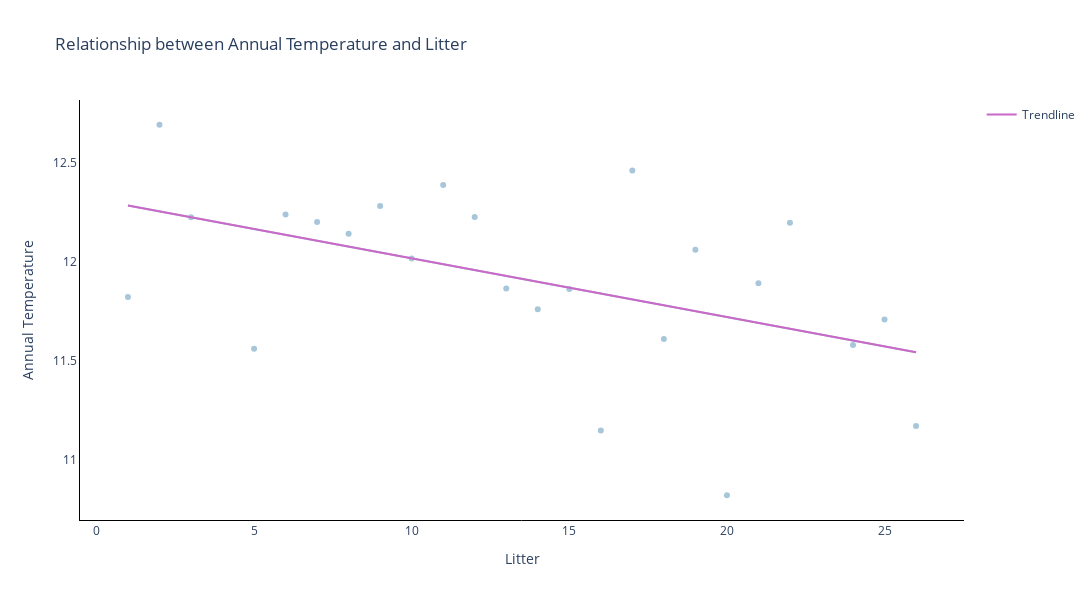

Here is the notebook cell this chart was saved with:
### Code cell
# plot a line graph
fig = px.scatter(litter_4_5, x='litter', y='t_annual', trendline = 'ols', title='Relationship between Annual Temperature and Litter',color_discrete_sequence=['#A7C6DA'])

regression_line = fig.data[1]

fig.add_trace(go.Scatter(x=regression_line.x, y=regression_line.y, mode='lines', name='Trendline', line = dict(color='#CA68C8')))

fig.update_layout(
    plot_bgcolor='white',
    xaxis_title='Litter',
    yaxis_title='Annual Temperature',
    width=1100, 
    height=600,
    xaxis=dict(
        showline=True,   
        linecolor='black'
    ),
    yaxis=dict(
        showline=True, 
        linecolor='black'
    )
)

fig.data[0].update(
    hovertemplate='Litter: %{x}<br>Annual Temperature: %{y:.3f}<extra></extra>'
)

fig.data[1].update(
    hovertemplate='Regression Line<br>x: %{x}<br>y: %{y:.3f}<extra></extra>'
)

fig.show()

### Figure 1 — Plotly figure (JSON) as saved in the notebook; plotly's stock layout.template omitted (floating-point values rounded to 4 significant figures)
{"data": [{"hovertemplate": "Litter: %{x}<br>Annual Temperature: %{y:.3f}<extra></extra>", "legendgroup": "", "marker": {"color": "#A7C6DA", "symbol": "circle"}, "mode": "markers", "name": "", "orientation": "v", "showlegend": false, "type": "scatter", "x": [1, 2, 3, 5, 6, 7, 8, 9, 10, 11, 12, 13, 14, 15, 16, 17, 18, 19, 20, 21, 22, 24, 25, 26], "xaxis": "x", "y": [11.82, 12.69, 12.22, 11.56, 12.24, 12.2, 12.14, 12.28, 12.02, 12.39, 12.23, 11.87, 11.76, 11.86, 11.15, 12.46, 11.61, 12.06, 10.82, 11.89, 12.2, 11.58, 11.71, 11.17], "yaxis": "y"}, {"hovertemplate": "Regression Line<br>x: %{x}<br>y: %{y:.3f}<extra></extra>", "legendgroup": "", "marker": {"color": "#A7C6DA", "symbol": "circle"}, "mode": "lines", "name": "", "showlegend": false, "type": "scatter", "x": [1, 2, 3, 5, 6, 7, 8, 9, 10, 11, 12, 13, 14, 15, 16, 17, 18, 19, 20, 21, 22, 24, 25, 26], "xaxis": "x", "y": [12.28, 12.25, 12.22, 12.17, 12.14, 12.11, 12.08, 12.05, 12.02, 11.99, 11.96, 11.93, 11.9, 11.87, 11.84, 11.81, 11.78, 11.75, 11.72, 11.69, 11.66, 11.6, 11.57, 11.54], "yaxis": "y"}, {"line": {"color": "#CA68C8"}, "mode": "lines", "name": "Trendline", "type": "scatter", "x": [1, 2, 3, 5, 6, 7, 8, 9, 10, 11, 12, 13, 14, 15, 16, 17, 18, 19, 20, 21, 22, 24, 25, 26], "y": [12.28, 12.25, 12.22, 12.17, 12.14, 12.11, 12.08, 12.05, 12.02, 11.99, 11.96, 11.93, 11.9, 11.87, 11.84, 11.81, 11.78, 11.75, 11.72, 11.69, 11.66, 11.6, 11.57, 11.54]}], "layout": {"height": 600, "legend": {"tracegroupgap": 0}, "plot_bgcolor": "white", "title": {"text": "Relationship between Annual Temperature and Litter"}, "width": 1100, "xaxis": {"anchor": "y", "domain": [0, 1], "linecolor": "black", "showline": true, "title": {"text": "Litter"}}, "yaxis": {"anchor": "x", "domain": [0, 1], "linecolor": "black", "showline": true, "title": {"text": "Annual Temperature"}}}}
